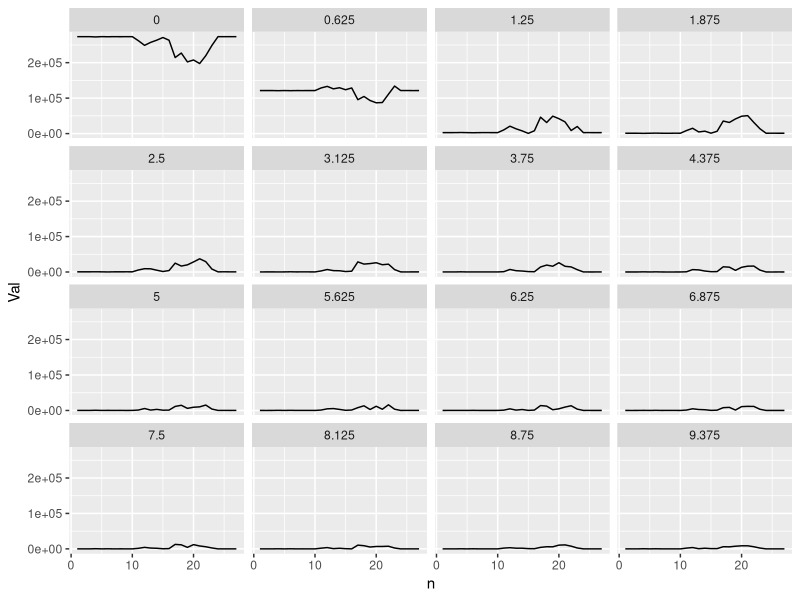

Recreate this plot in R.
### libraries
require(tidyverse)
require(ggthemes)
require(readxl)
require(magrittr)

### frequencies

### load data
d = read_xlsx('Data.xlsx', col_names=F) 

fps = 20
samples = 32
bin = 0:(ncol(d)-1)
freq = bin * fps / samples

### transform
d.o = d %>%
	set_colnames( freq ) %>%
	mutate( 
		n=1:n()
	) %>%
	gather(Freq, Val, - n ) %>%
	mutate( Freq = as.numeric(Freq) )
qplot(n, Val, geom="line", data=d.o) + facet_wrap(~Freq)

rand.reading = function(N) { round(runif(N,1023,1023)) }
maxCounts = 2^16
counts = 1000
readings = rand.reading(counts)
range(readings)
values=sum(readings)

tmp = bitwShiftL(values, 6)
dist = tmp/counts
bitwShiftR(dist,6)
dist